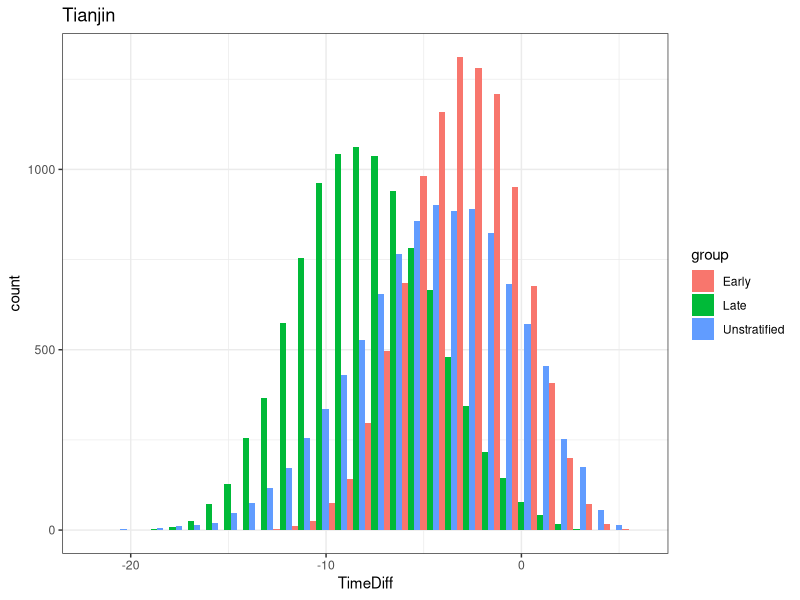
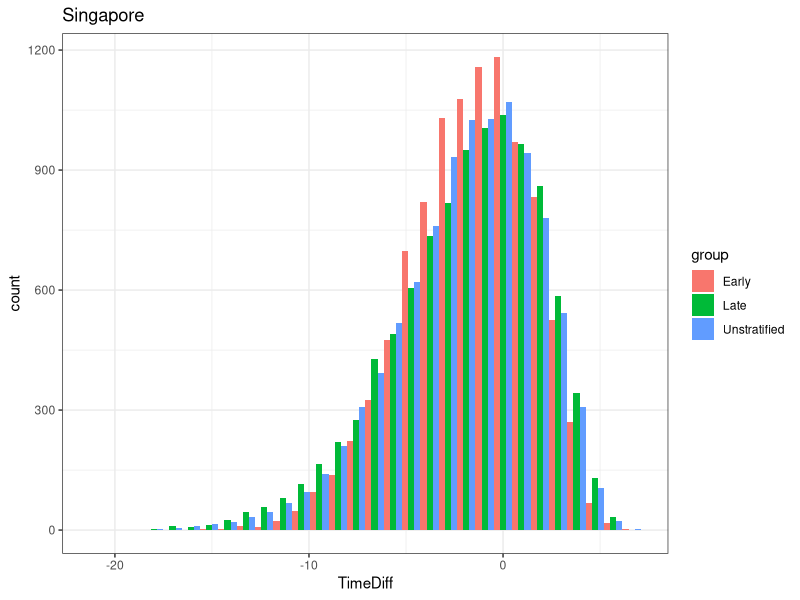
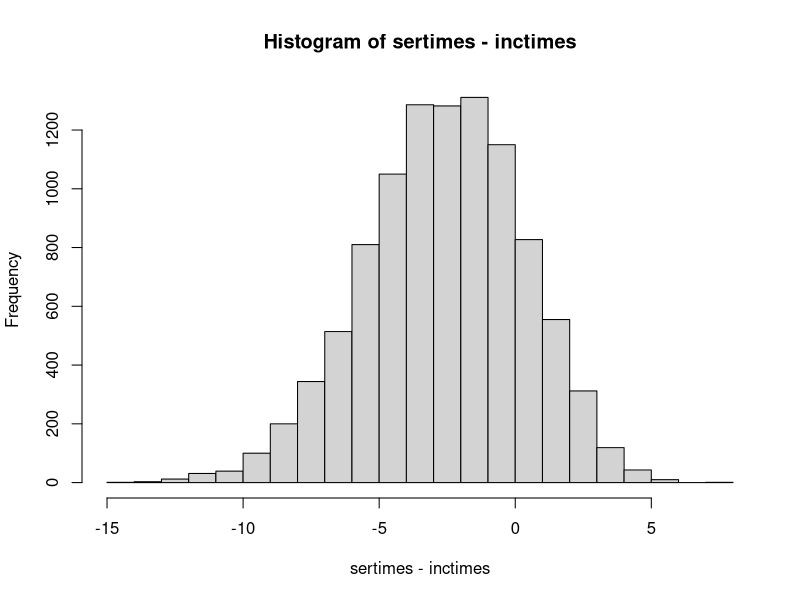
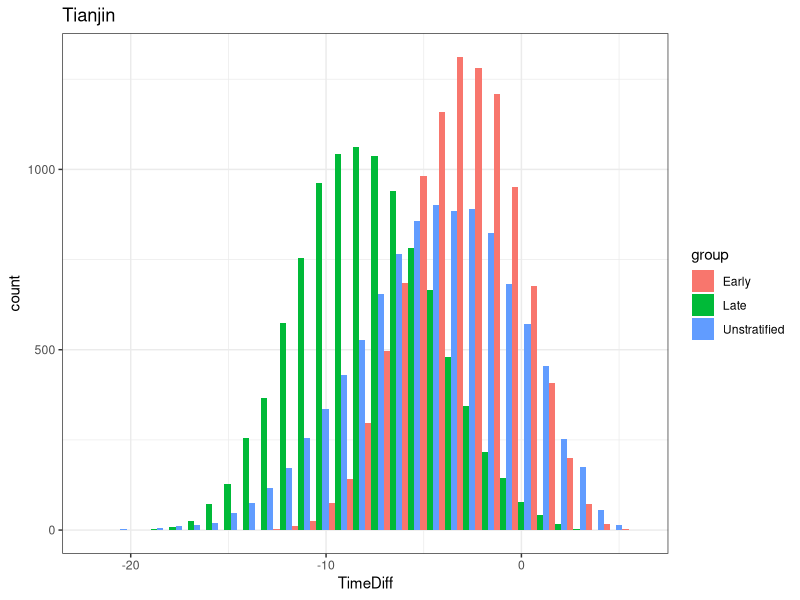
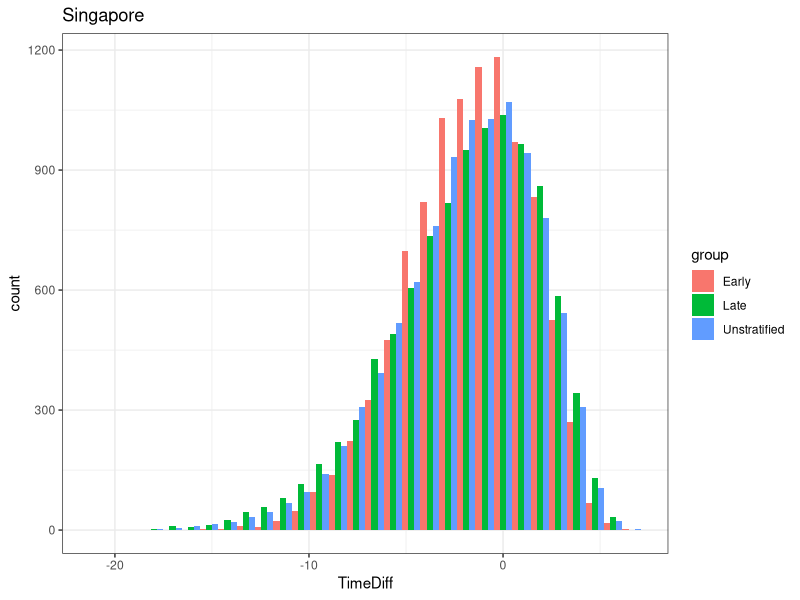

Write R code to recreate these figures, in order.
## ---- chunk 1
knitr::opts_chunk$set(echo = TRUE)
library(ggplot2)
## ---- chunk 2
tianjin=list()
tianjin[[1]]=list(median=6.73,shape=2.88,minshape=2.16, maxshape=3.48, scale=7.643, minscale=6.735, maxscale=8.553)
tianjin[[2]]=list(median=12.6,shape=4.34,minshape=3.1,maxshape=5.24,scale=13.661, minscale=12.245, maxscale=15.289)
tianjin[[3]]=list(median= 8.59, shape= 2.41, minshape=1.99, maxshape=2.9,scale =10.01,minscale=8.94, maxscale=11.2)  # actually I won't need all of that information here 

singapore=list()
singapore[[1]]=list(median= 5.51, shape= 2.05, scale= 6.587)
singapore[[2]]=list(median= 5.67, shape= 1.75, scale= 6.989)
singapore[[3]]=list(median=5.66 , shape=1.83 , scale =6.91)
## ---- chunk 3
Nsamp=10000
inctimesE = rweibull(Nsamp, shape = tianjin[[1]]$shape, scale = tianjin[[1]]$scale)
inctimesL = rweibull(Nsamp, shape = tianjin[[2]]$shape, scale = tianjin[[2]]$scale)
inctimesU = rweibull(Nsamp, shape = tianjin[[3]]$shape, scale = tianjin[[3]]$scale)


sertimes= rnorm(Nsamp, mean = 4.31 , sd = 0.935)

d1=data.frame(TimeDiff=sertimes-inctimesE, group="Early")
d2=data.frame(TimeDiff=sertimes-inctimesL, group="Late")
d3=data.frame(TimeDiff=sertimes-inctimesU, group="Unstratified")

df=rbind(d1,d2, d3) 

ggplot(data=df, aes(x=TimeDiff, fill=group))+geom_histogram(position="dodge")+theme_bw()+ggtitle("Tianjin")

ggsave(file="portion_pre_Tianjin.pdf", height=4,width = 6)
## ---- chunk 4

# portion pre-symptom: early
sum(d1$TimeDiff<0)/length(d1$TimeDiff)
# portion pre-symptom: late
sum(d2$TimeDiff<0)/length(d2$TimeDiff)
# portion pre-symptom: unstratified 
sum(d3$TimeDiff<0)/length(d3$TimeDiff)
## ---- chunk 5
Nsamp=10000
inctimesE = rweibull(Nsamp, shape = singapore[[1]]$shape, scale = singapore[[1]]$scale)
inctimesL = rweibull(Nsamp, shape = singapore[[2]]$shape, scale = singapore[[2]]$scale)
inctimesU = rweibull(Nsamp, shape = singapore[[3]]$shape, scale = singapore[[3]]$scale)


sertimes= rnorm(Nsamp, mean = 4.17, sd = 1.057) 

d1=data.frame(TimeDiff=sertimes-inctimesE, group="Early")
d2=data.frame(TimeDiff=sertimes-inctimesL, group="Late")
d3=data.frame(TimeDiff=sertimes-inctimesU, group="Unstratified")

df=rbind(d1,d2, d3) 

ggplot(data=df, aes(x=TimeDiff, fill=group))+geom_histogram(position="dodge")+theme_bw()+ggtitle("Singapore")

ggsave(file="portion_pre_Singapore.pdf", height=4,width = 6)
## ---- chunk 6
# portion pre-symptom: early
sum(d1$TimeDiff<0)/length(d1$TimeDiff)
# portion pre-symptom: late
sum(d2$TimeDiff<0)/length(d2$TimeDiff)
# portion pre-symptom: unstratified
sum(d3$TimeDiff<0)/length(d3$TimeDiff)

## ---- chunk 7
Nsamp=10000
shapes=rnorm(Nsamp, tianjin[[1]]$shape, (tianjin[[1]]$maxshape-tianjin[[1]]$shape)/1.96)
scales=rnorm(Nsamp, tianjin[[1]]$scale, (tianjin[[1]]$maxscale-tianjin[[1]]$scale)/1.96)
inctimes = rweibull(Nsamp, shape=shapes, scale=scales)
# tianjin mean 4.22 (3.15, 5.29) so sd of the means is 
serialmeansd=(4.22-3.15)/1.96
sermeans = rnorm(Nsamp, 4.22, serialmeansd)
sersd=1 # sd in the mean  ... ok 
sertimes= rnorm(Nsamp, mean =sermeans, sd=sersd)
hist(sertimes-inctimes,breaks = 30) 
sum(sertimes-inctimes < 0)/length(sertimes)
